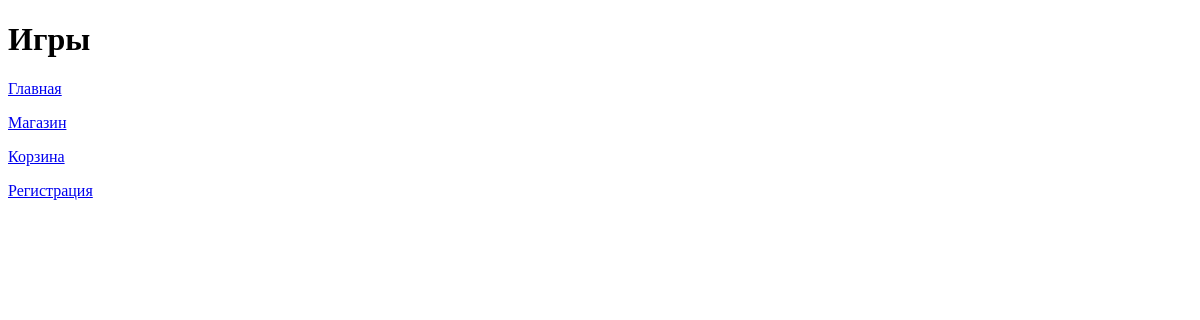
/store/, run on an earlier commit of the app's database.
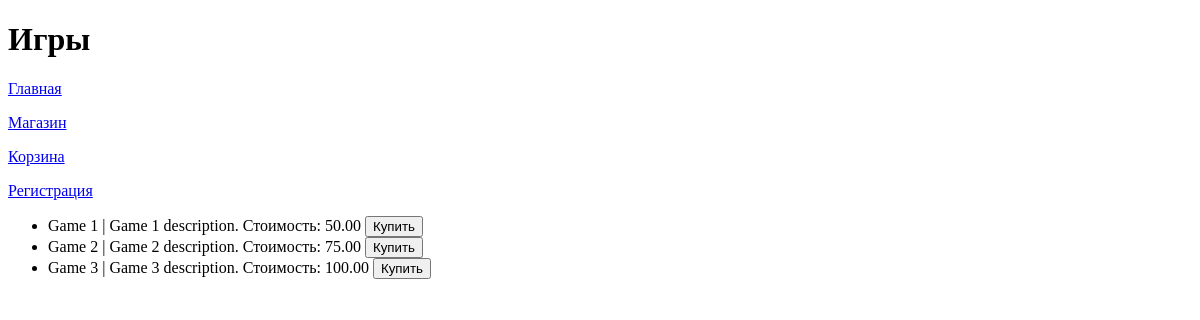
And on a later commit of the database.
### task1/models.py (models this page shows, shortened)
class Game(Model):
    title = CharField(max_length=100)
    cost = DecimalField(decimal_places=2, max_digits=5)
    size = DecimalField(decimal_places=2, max_digits=5)
    description = TextField()
    age_limited = BooleanField()
    buyer = ManyToManyField(Buyer, related_name='games')

### task1/views.py (the view)
# urls.py: path('store/', games, name='games'),
def games(request):
    games = Game.objects.all()
    context = {
        'games': games
    }
    return render(request, 'second_task/store.html', context)

### templates/second_task/store.html (shortened to what this page needs)
{% extends "second_task/menu.html" %}
{% block pagename %}
    <h1>Игры</h1>
{% endblock %}
{% block menu  %}
    {{ block.super }}
{% endblock %}
{% block content %}
    <ul>
        {% for game in games %}
            <li>{{game.title}} | {{game.description}}. Стоимость: {{game.cost}} <button>Купить</button></li>
        {% endfor %}
    </ul>
{% endblock %}

What changed in the data, as far as the page shows it:
added Game: title "Game 1", description "Game 1 description", cost "50.00"
added Game: title "Game 2", description "Game 2 description", cost "75.00"
added Game: title "Game 3", description "Game 3 description", cost "100.00"
